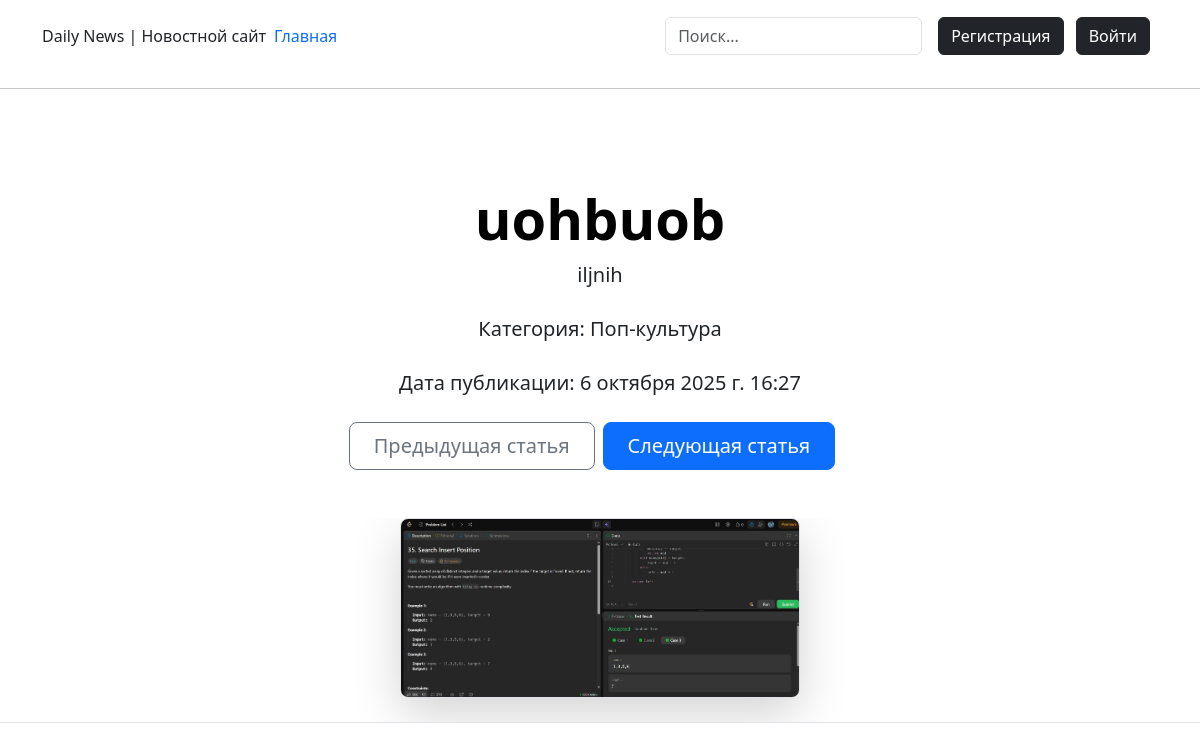
Screenshot of /news/10 with the database file from the repository.
### newsapp/models.py (models this page shows)
class News(models.Model):
    news_title = models.CharField(max_length=128)
    main_text = models.TextField()
    news_category = models.ForeignKey(NewsCategory, on_delete=models.CASCADE)
    added_date = models.DateTimeField(auto_now_add=True)
    news_image = models.ImageField(upload_to="news/", blank=True, null=True)
    def __str__(self):
        return self.news_title
    class Meta:
        verbose_name_plural = 'Новости'

class NewsCategory(models.Model):
    category_name = models.CharField(max_length=32)
    added_date = models.DateTimeField(auto_now_add=True)
    def __str__(self):
        return self.category_name
    class Meta:
        verbose_name_plural = 'Категории новостей'

### newsapp/views.py (the view)
# urls.py: path('news/<int:pk>', views.news_page),
def news_page(request, pk):
    news = News.objects.get(id=pk)
    context = {
        'news': news
    }
    return render(request, 'news.html', context)

### newsapp/templates/news.html (shortened to what this page needs)
<!DOCTYPE html>
<html lang="ru">
<link rel="stylesheet" href="https://cdn.jsdelivr.net/npm/bootstrap@5.3.3/dist/css/bootstrap.min.css">
<head>
</head>
<body>
<header class="p-3">
    <div class="container">
        <div class="d-flex flex-wrap align-items-center justify-content-center justify-content-lg-start">
            <span>Daily News | Новостной сайт</span>
            <ul class="nav col-12 col-lg-auto me-lg-auto mb-2 justify-content-center mb-md-0">
                <li><a href="/" class="nav-link px-2 text-primary">Главная</a></li>
            </ul>
            <form action="/search" method="post" class="col-12 col-lg-auto mb-3 mb-lg-0 me-lg-3" role="search">
                <input name="search_news" type="search" class="form-control" placeholder="Поиск..." aria-label="Search">
            </form>
            {% if user.is_authenticated %}
            <div class="text-end">
                <a href="/logout"><button type="button" class="btn btn-dark me-2">Выйти</button></a>
            </div>
            {% else %}
            <div class="text-end">
                <a href="/register"><button type="button" class="btn btn-dark me-2">Регистрация</button></a>
                <a href="{% url 'login' %}"><button type="button" class="btn btn-dark me-2">Войти</button></a>
            </div>
            {% endif %}
        </div>
    </div>
</header>
<hr>
<div class="px-4 pt-5 my-5 text-center border-bottom">
    <h1 class="display-4 fw-bold text-body-emphasis">{{ news }}</h1>
    <div class="col-lg-6 mx-auto">
        <p class="lead mb-4">{{ news.main_text }}</p>
        <p class="lead mb-4">Категория: <a href="/category/{{ news.news_category.id }}"></a>{{ news.news_category }}</p>
        <p class="lead mb-4">Дата публикации: {{ news.added_date }}</p>
        <div class="d-grid gap-2 d-sm-flex justify-content-sm-center mb-5">
            <button type="button" class="btn btn-outline-secondary btn-lg px-4">Предыдущая статья</button>
            <button type="button" class="btn btn-primary btn-lg px-4 me-sm-3">Следующая статья</button>
        </div>
    </div>
    <div class="overflow-hidden" style="max-height: 30vh;">
        <div class="container px-5"><img src="{{ news.news_image.url }}" class="img-fluid border rounded-3 shadow-lg mb-4"
                                         alt="" width="400" height="500" loading="lazy"></div>
    </div>
</div>
</body>
</html>

### rows the page displays
News: news_title "uohbuob", main_text "iljnih", news_category "Поп-культура", added_date "6 октября 2025 г. 16:27", news_image (picture)
